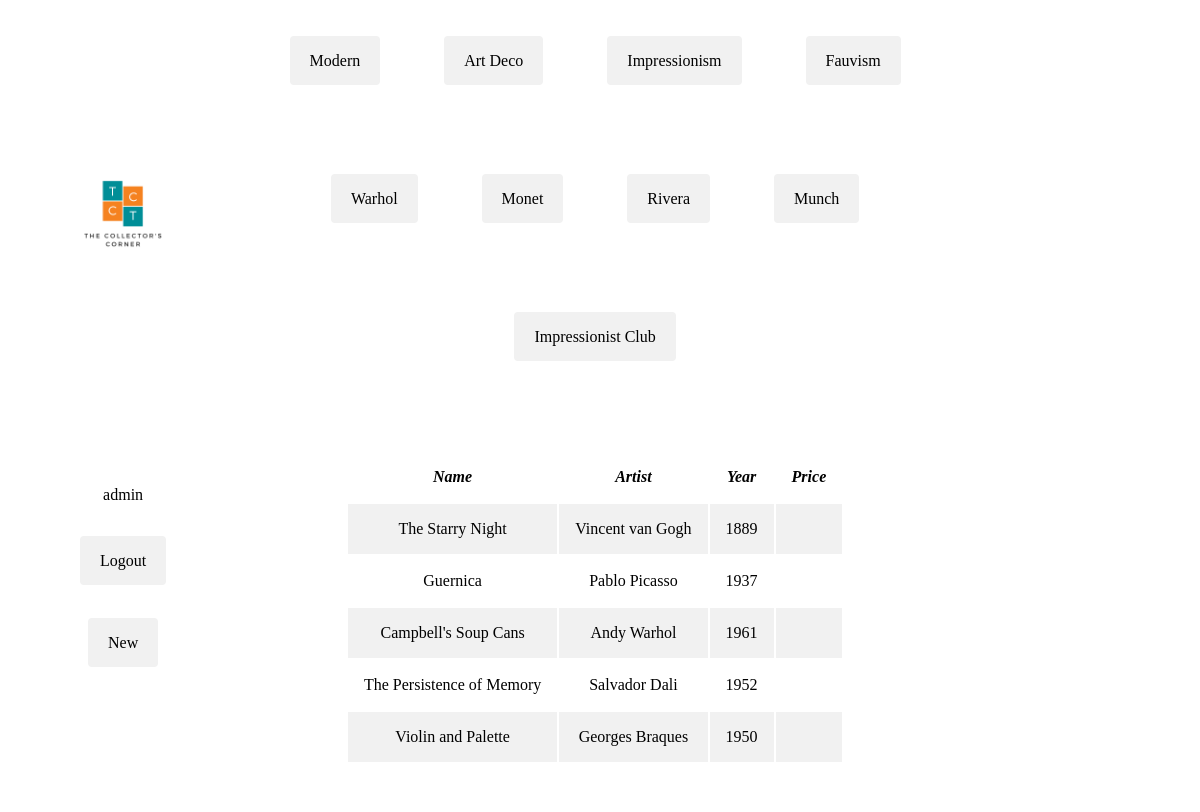
The page /collection/1 (signed in) on the database its author committed.
### tables this page shows
CREATE TABLE collector(
    id INTEGER PRIMARY KEY AUTOINCREMENT,
    username TEXT UNIQUE NOT NULL,
    password TEXT NOT NULL,
    name TEXT
);

CREATE TABLE art(
    id INTEGER PRIMARY KEY AUTOINCREMENT,
    name TEXT NOT NULL,
    artist TEXT NOT NULL,
    year INTEGER NOT NULL,
    user_id INTEGER NOT NULL,
    collection TEXT,
    FOREIGN KEY(user_id) REFERENCES collector(id)
);

### project/index.py (the view)
@bp.route("/collection/<int:id>", methods=("GET", "POST"))
@login_required
def genre(id):
    db = get_db()
    collection = db.execute("SELECT name FROM collection WHERE id = ?", (id,)).fetchone()[0]
    art = db.execute("SELECT * FROM art WHERE collection = ?", (collection,)).fetchall()
    return render_template("main/art.html", art=art)

### project/auth.py (called while the page is built)
def login_required(view):
    @functools.wraps(view)
    def wrapped_view(**kwargs):
        if g.user is None:
            return redirect(url_for("auth.login"))
        return view(**kwargs)
    return wrapped_view

@bp.before_app_request
def load_logged_in_user():
    user_id = session.get("user_id")
    if user_id is None:
        g.user = None
    else:
        g.user = (
            get_db().execute("SELECT * FROM collector WHERE id = ?", (user_id,)).fetchone()
        )

### project/db.py (called while the page is built)
def get_db():
    if "db" not in g:
        g.db = sqlite3.connect(
            current_app.config["DATABASE"], detect_types=sqlite3.PARSE_DECLTYPES
        )
        g.db.row_factory = sqlite3.Row
    return g.db

### project/templates/main/art.html
{% extends 'index.html' %}
{% block content %}
    {% if g.user %}
      <span class="table">
        <table>
          <thead>
            <tr>
              <th>Name</th>
              <th>Artist</th>
              <th>Year</th>
              <th>Price</th>
            </tr>
          </thead>
          <tbody>
            {% for a in art %}
              <tr>
                <td>{{ a.name }}</td>
                <td>{{ a.artist }}</td>
                <td>{{ a.year }}</td>
                <td>{{ a.price }}</td>
              </tr>
            {% endfor %}
          </tbody>
        </table>
    </span>
      {% else %}
        <h1>You must be logged in to view this page.</h1>
      {% endif %}
{% endblock %}

### project/templates/index.html (shortened to what this page needs)
<!doctype html>
<link rel="stylesheet" href="{{ url_for('static', filename='style.css') }}">
<div class="grid-container">
  <div class="header-title">
    <img src="{{url_for('static', filename='T.png')}}" id="corner-logo"/>
  </div>
  {% if g.user %}
    <div class="grid-header" method="post">
      <div class="item" id="menu-button">
        <a class="button" href="{{ url_for('index.genre', id=1)}}">Modern</a>
      </div>
      <div class="item" id="menu-button">
        <a class="button" href="{{ url_for('index.genre', id=2)}}">Art Deco</a>
      </div>
      <div class="item" id="menu-button">
        <a class="button" href="{{ url_for('index.genre', id=3)}}">Impressionism</a>
      </div>
      <div class="item" id="menu-button">
        <a class="button" href="{{ url_for('index.genre', id=4)}}">Fauvism</a>
      </div>
    </div>
    <div class="grid-artist">
      <div class="item" id="menu-button">
        <a class="button" href="{{ url_for('index.artist', id=1)}}">Warhol</a>
      </div>
      <div class="item" id="menu-button">
        <a class="button" href="{{ url_for('index.artist', id=2)}}">Monet</a>
      </div>
      <div class="item" id="menu-button">
        <a class="button" href="{{ url_for('index.artist', id=3)}}">Rivera</a>
      </div>
      <div class="item" id="menu-button">
        <a class="button" href="{{ url_for('index.artist', id=4)}}">Munch</a>
      </div>
    </div>
    <div class="grid-club">
      <div class="item" id="menu-button">
        <a class="button" href="{{ url_for('index.club', id=1)}}">Impressionist Club</a>
      </div>
    </div>
  {% else %}
  <div class="grid-header"></div>
  {% endif %}
  <div class="header-right"></div>
  <div class="grid-menu">
    <nav id="navbar">
        {% if g.user %}
          <div class="item" id="menu-user">
            <span id="menu-username">{{ g.user['username'] }}</span>
          </div>
          <div class="item" id="menu-button">
            <a class="button" href="{{ url_for('auth.logout') }}">Logout</a>
          </div>
          <div class="item" id="menu-button">
            <a class="button" href="{{ url_for('index.create') }}">New</a>
          </div>
        {% endif %}
    </nav>
  </div>
  <div class="grid-main">
    <section class="content">
      {% block content %}{% endblock %}
    </section>
  </div>
  <div class="content-right"></div>
</div>

### project/static/style.css (style rules this page uses)
.content { align-content: center; justify-content: center; align-items: center; }
table { align-self: center; margin: auto; }
th { text-align: center; padding: 1rem; font-style: italic; }
td { padding: 1rem; }
tbody tr:nth-child(odd) { background-color: #f1f1f1; border: #f1f1f1; color: black; }
.grid-container { display: grid; grid-template-columns: min-content auto 10rem; grid-template-areas: "left header header-right" "left artist header-right" "left club header-right" "menu main right" "menu footer footer"; grid-gap: 1rem; padding: 1rem; margin-left: 2rem; margin-right: 2rem; }
.grid-container > div { background-color: rgba(255, 255, 255, 0.8); text-align: center; padding: 20px 0; }
.grid-header { grid-area: header; align-content: center; justify-content: center; align-items: center; display: flex; }
.grid-artist { grid-area: artist; align-content: center; justify-content: center; align-items: center; display: flex; }
.grid-club { grid-area: club; align-content: center; justify-content: center; align-items: center; display: flex; }
.grid-menu { align-items: left; background-color: antiquewhite; }
.item { padding: 1rem; }
.header-title { grid-area: left; align-items: center; justify-content: center; margin: 0 auto; align-self: center; }
.header-right { grid-area: header-right; }
.content-right { grid-area: right; }
#menu-username { margin: 0 auto; }
a.button { padding: 16px 20px; border: none; border-radius: 4px; background-color: #f1f1f1; cursor: pointer; margin: 1rem; margin-bottom: 2rem; color: black; text-decoration: none; transition: all 0.2s ease-in-out; }
#corner-logo { margin: 0 auto; padding: 0; width: 80%; height: 80%; }
#menu-button { margin-bottom: 2rem; transition: all 0.2s ease-in-out; }
#menu-user { margin-bottom: 1rem; }

### rows shown on the page
collector: user.username "admin"
art: name "The Starry Night", artist "Vincent van Gogh", year "1889"
art: name "Guernica", artist "Pablo Picasso", year "1937"
art: name "Campbell's Soup Cans", artist "Andy Warhol", year "1961"
art: name "The Persistence of Memory", artist "Salvador Dali", year "1952"
art: name "Violin and Palette", artist "Georges Braques", year "1950"
